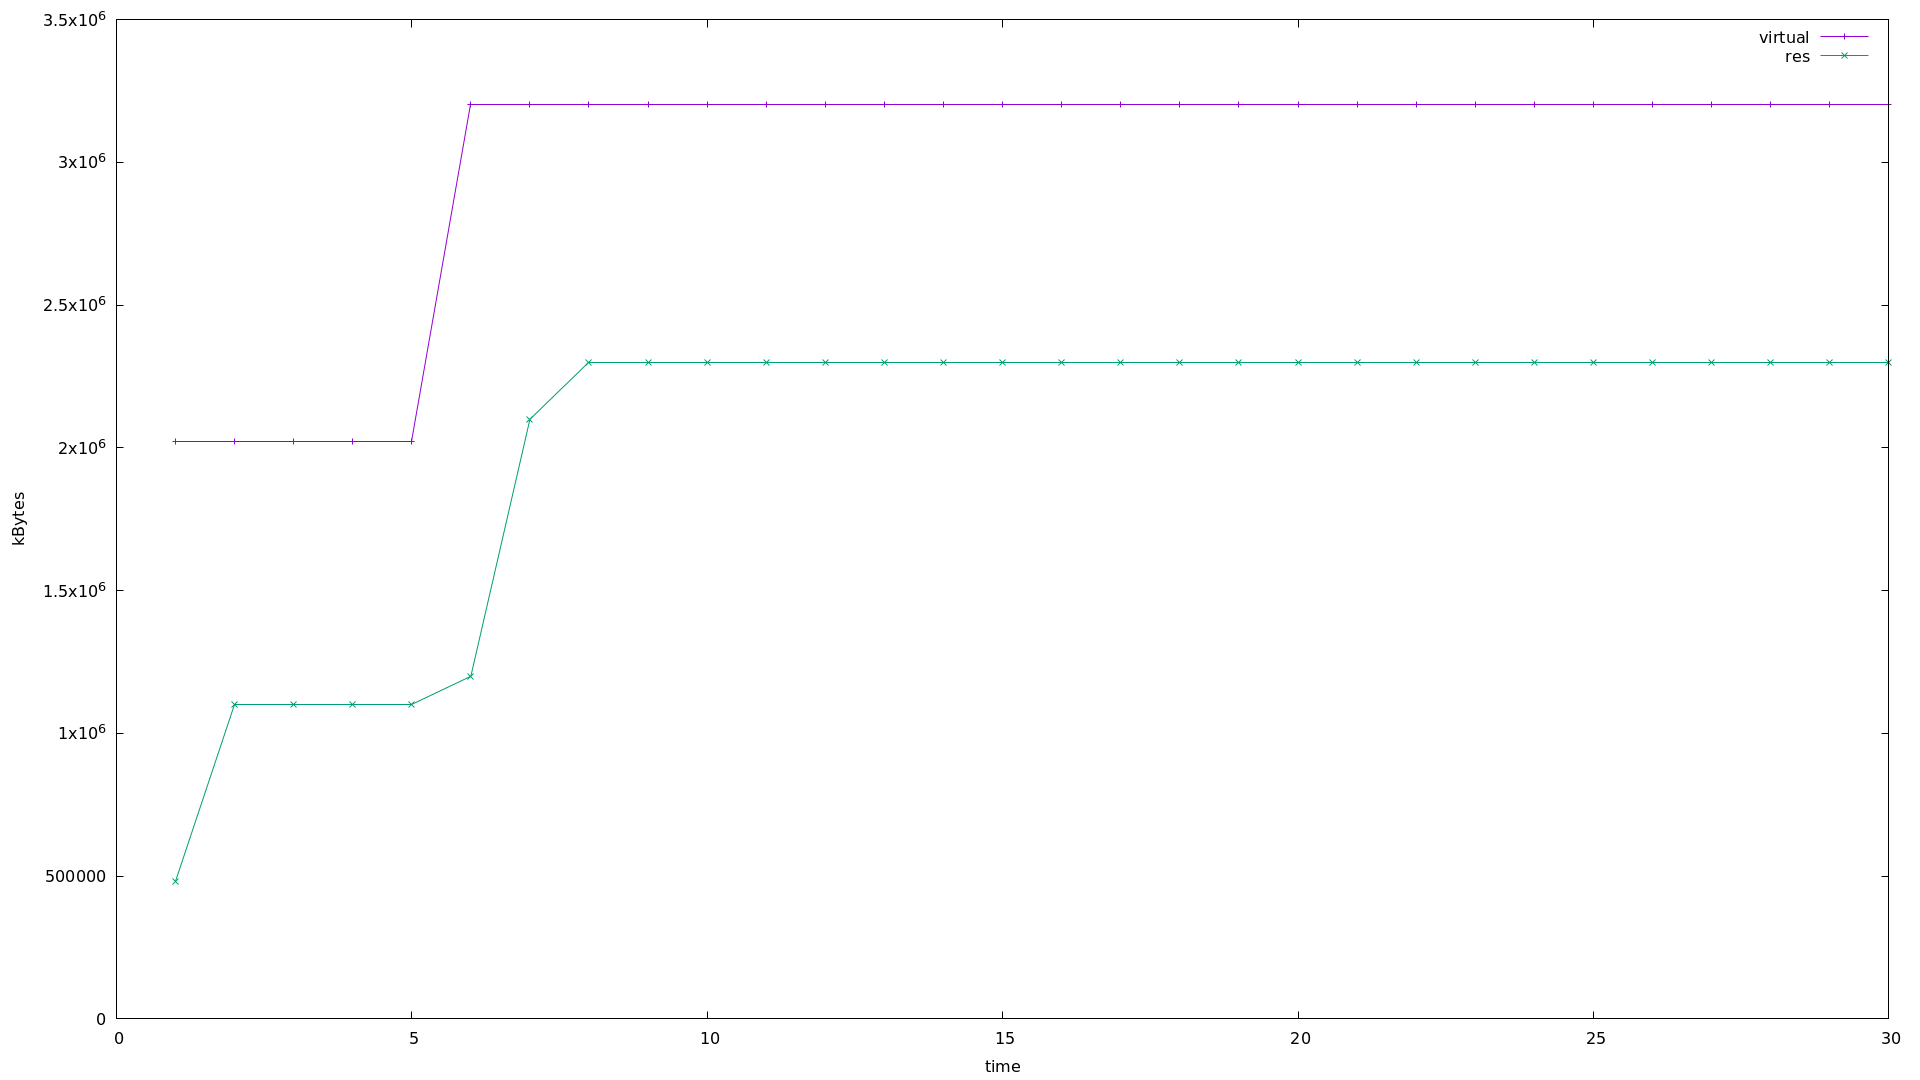

This figure's gnuplot source:
set term pngcairo size 1920, 1080
set xlabel "time"
set ylabel "kBytes"
plot 'form_mem.dat' using 1:2 w lp title 'virtual', \
     '' using 1:3 w lp title 'res',
